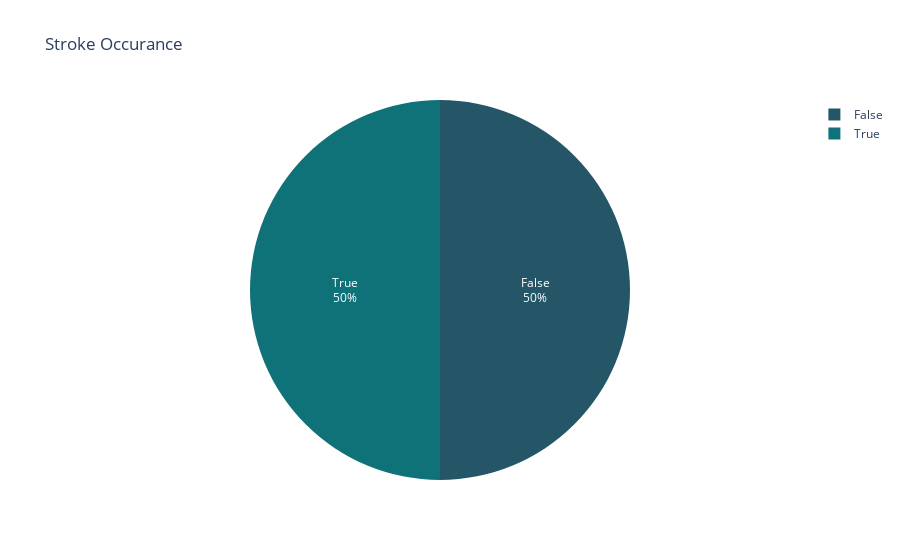

The cell this chart's notebook holds for it:
### Code cell
#concentrate upsampled data 
df = np.concatenate((df_0,df_1))

#create the balanced dataframe
df = pd.DataFrame(df)
df.columns = ['gender', 'age', 'hypertension', 'heart_disease', 'ever_married','work_type', 'Residence_type', 'avg_glucose_level', 'bmi','smoking_status', 'stroke']

# visualize balanced data 
stroke = dict(df['stroke'].value_counts())
fig = px.pie(names = ['False','True'],values = stroke.values(),title = 'Stroke Occurance',color_discrete_sequence=px.colors.sequential.Aggrnyl)
fig.update_traces(textposition='inside', textinfo='percent+label')

### Figure 1 — Plotly figure (JSON) as saved in the notebook; plotly's stock layout.template omitted (floating-point values rounded to 4 significant figures)
{"data": [{"domain": {"x": [0, 1], "y": [0, 1]}, "hovertemplate": "label=%{label}<br>value=%{value}<extra></extra>", "labels": ["False", "True"], "legendgroup": "", "name": "", "showlegend": true, "textinfo": "percent+label", "textposition": "inside", "type": "pie", "values": [4235, 4235]}], "layout": {"legend": {"tracegroupgap": 0}, "piecolorway": ["rgb(36, 86, 104)", "rgb(15, 114, 121)", "rgb(13, 143, 129)", "rgb(57, 171, 126)", "rgb(110, 197, 116)", "rgb(169, 220, 103)", "rgb(237, 239, 93)"], "title": {"text": "Stroke Occurance"}}}
